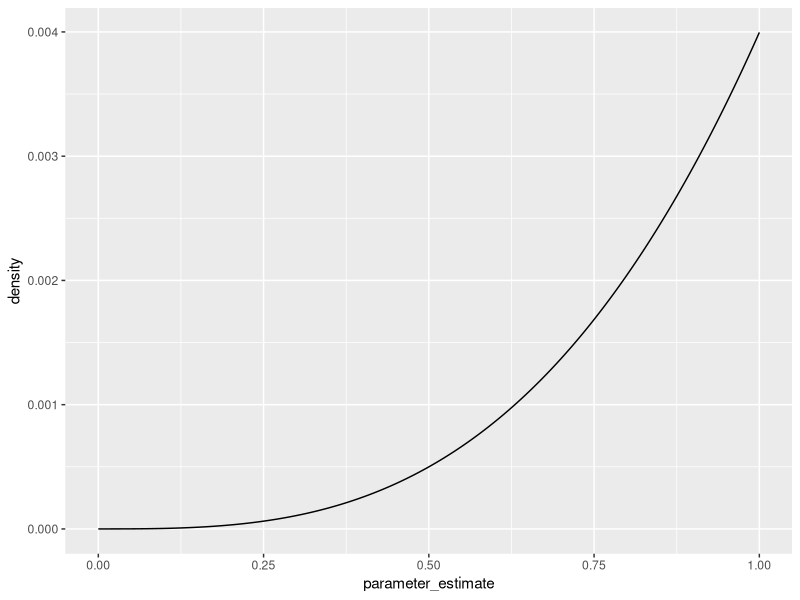
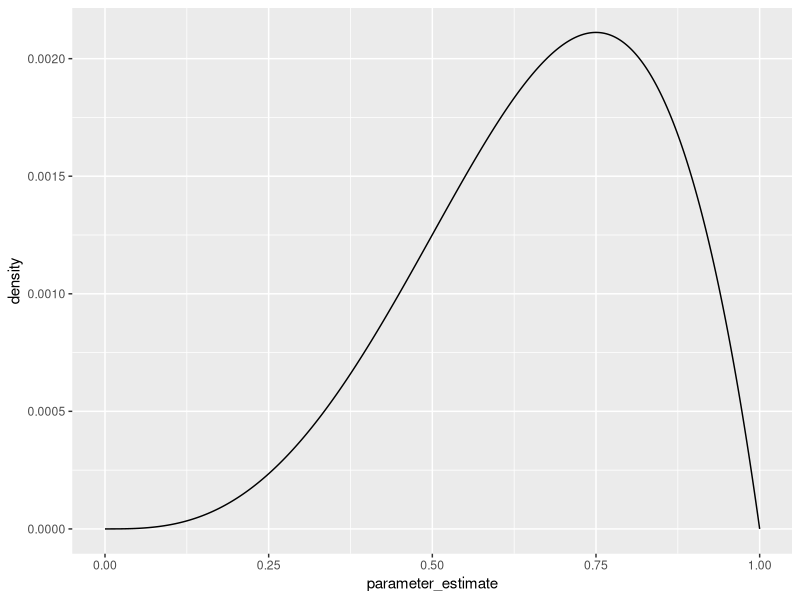
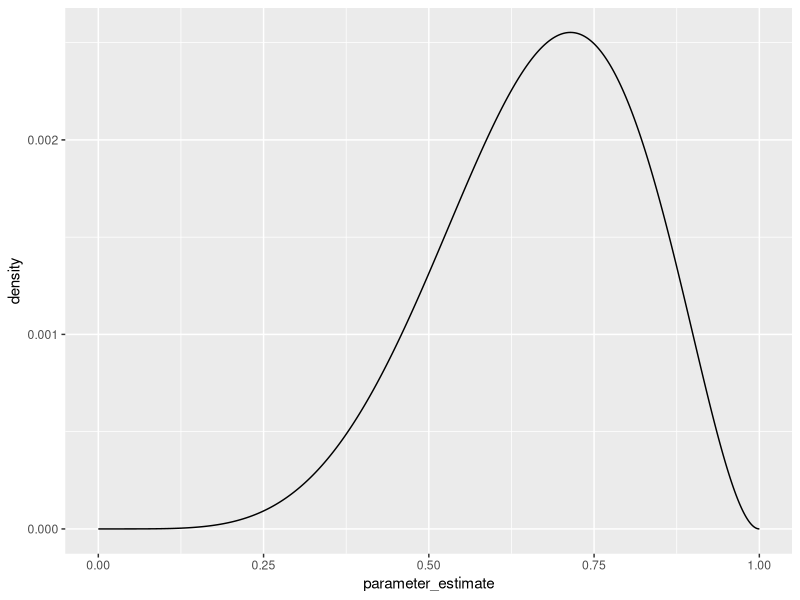
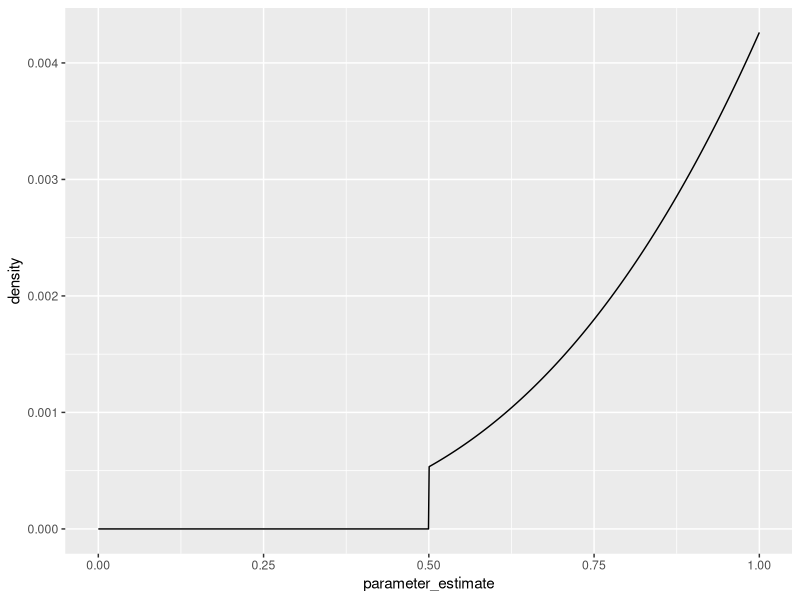
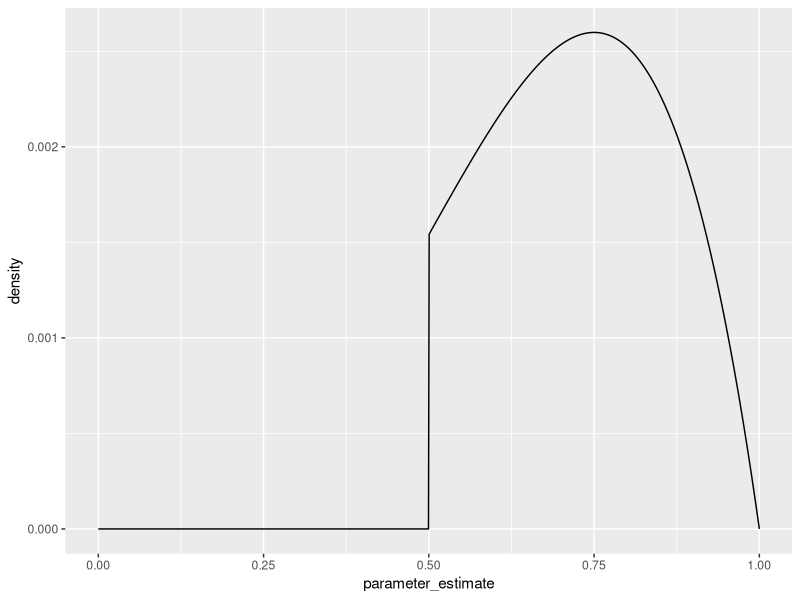
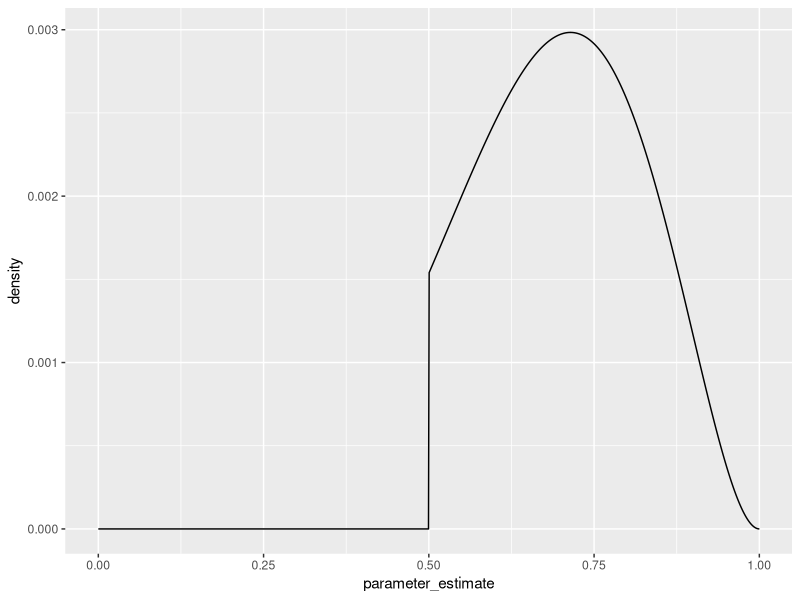

Here is the R script that generated these plots, in order:
## ---- chunk 1
knitr::opts_chunk$set(echo = TRUE)
library(tidyverse)
## ---- chunk 2
grid_approximate_posterior <- function(f_prior, observations, grid_size = 1000) {
  probability_grid <- seq(0, 1, length.out = grid_size)
  prior <- purrr::map_dbl(probability_grid, f_prior)
  successes <- sum(observations == "W")
  n_trials <- length(observations)
  likelihood <- dbinom(successes, size = n_trials, prob = probability_grid)
  posterior <- likelihood * prior
  tibble(
    parameter_estimate = probability_grid,
    density = posterior / sum(posterior)
  )
}

uniform_prior <- function(p) {1}

plot_posterior <- function(posterior) {
  ggplot(posterior, aes(parameter_estimate, density)) + geom_line()
}

# W, W, W
m11 <- c("W", "W", "W")
m11_posterior <- grid_approximate_posterior(uniform_prior, m11)
plot_posterior(m11_posterior)

# W, W, W, L
m12 <- c("W", "W", "W", "L")
m12_posterior <- grid_approximate_posterior(uniform_prior, m12)
plot_posterior(m12_posterior)

# L, W, W, L, W, W, W
m13 <- c("L", "W", "W", "L", "W", "W", "W")
m13_posterior <- grid_approximate_posterior(uniform_prior, m13)
plot_posterior(m13_posterior)
## ---- chunk 3
at_least_one_in_two <- function(p) {
  if(p < 0.5) {
    0
  } else {
    1
  }
}

grid_approximate_posterior(at_least_one_in_two, m11) %>% 
  plot_posterior()

grid_approximate_posterior(at_least_one_in_two, m12) %>% 
  plot_posterior()

grid_approximate_posterior(at_least_one_in_two, m13) %>% 
  plot_posterior()
## ---- chunk 4
pr_land_given_earth <- 1.0 - 0.70
pr_land_given_mars <- 1.0
pr_earth <- 0.50
pr_mars <- 0.50

(posterior_earth <- pr_land_given_earth * pr_earth / (pr_land_given_earth * pr_earth + pr_land_given_mars * pr_mars))
## ---- chunk 5
## Black Up could be B/W or B1/B2 or B2/B1
# B/B = B1/B2 or B2/B1 out of B/W or B1/B2 or B2/B1
## ---- chunk 6
pr_black_up <- 5 / 8
pr_black_down_given_black_up <- 4 / 5
## ---- chunk 7
tibble(
  card = c("B/B", "B/W", "W/W"),
  prior = c(1/6, 2/6, 3/6),
  likelihood = c(2/3, 1/3, 0)
) %>% 
  mutate(posterior = prior * likelihood / sum(prior * likelihood))
## ---- chunk 8
# Possibilities:  
# B1/B2, W/B  
# B2/B1, W/B  
# B1/B2, W1/W2  
# B1/B2, W2/W1  
# B2/B1, W1/W2  
# B2/B1, W2/W1
# B/W, W1/W2
# B/W, W2/W1

# Cases where B is down = 6/8 = 0.75
## ---- chunk 9
twin_rate_a <- 0.10  
twin_rate_b <- 0.20

p_b_given_twins <- twin_rate_b / (twin_rate_b + twin_rate_a)
p_a_given_twins <- twin_rate_a / (twin_rate_b + twin_rate_a)

# probability of second twins is the twin rate for each species weighted by the probability of being in each species
(p_twins_given_twins <- twin_rate_a * p_a_given_twins + twin_rate_b * p_b_given_twins)

# Alternatively, There are 3 in 20 ways to get twins (1/10 from A, 2/10 from B)
# From those three events, there are 1/10 + 2/10 + 2/10 ways to get a second twin
5 / 30
## ---- chunk 10
# of the 3 in 20 ways to get twins, 1 is of species A, 2 are of species B = 1 / 3
p_a_given_twins
## ---- chunk 11
# Observation: T, S  
(pr_a_given_twins_singleton <- (1 - twin_rate_a) * p_a_given_twins / ((1 - twin_rate_b) * p_b_given_twins + (1 - twin_rate_a) * p_a_given_twins))
## ---- chunk 12
pr_a_given_a <- function(pr_a, pr_b) {
  pr_a_given_a <- 0.8
  pr_a_given_b <- 1 - 0.65
  pr_a_given_a * pr_a / (pr_a_given_a * pr_a + pr_a_given_b * pr_b)
}

# without birth data
pr_a_given_a(0.5, 0.5)

# with a single twin
pr_a_given_a(p_a_given_twins, p_b_given_twins)

# with twin, singleton
pr_a_given_a(pr_a_given_twins_singleton, 1 - pr_a_given_twins_singleton)
